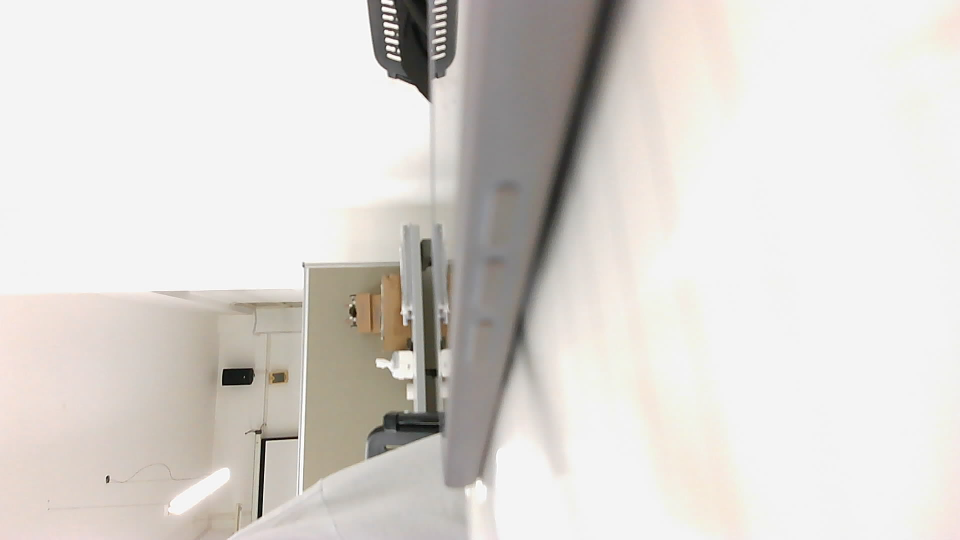
#> input picture voice_assistant/voice_assistant/photos/voice_20260627_111942.jpg, 1920 x 1080 px (shown at 1/2 size)
$ python -i check_camera_coverage.py   (imports and definitions only)
#> lines starting #> are read from the running program, lines starting #| are printed output that depends on the picture; after the words box and inside, x2 and y2 are one past the last pixel; in counts of white or black regions, pixels touching at a corner belong together
#> further down, picture is the input picture: shape (1080, 1920, 3); mean B, G, R 210.6, 214.8, 218.4
#!/usr/bin/env python
# -*- coding: utf-8 -*-
"""tools/check_camera_coverage.py — 相机覆盖度验收（8 位姿边界测试）

背景（见 docs/realsense_camera_survey.md）：第三方固定相机的首要职责是"腕部相机被抓握遮挡时的
兜底"，但**没有任何开源项目文档化"夹爪遍历工作空间边界做覆盖度验收"的流程**——本工具补这一环。

做法：引导操作者把夹爪依次摆到工作空间的 8 个边界位姿（四角×高低 / 最近 / 最远），
每个位姿拍一帧 → 自动检测夹爪（浅色目标 = SO101 白色打印件）位置 → 计算其到画面四边的余量，
保存标注图并给出结论；全部位姿通过后相机才可以锁死并开始采集。

    python3 tools/check_camera_coverage.py                 # 8 位姿交互
    python3 tools/check_camera_coverage.py --poses 4       # 只测 4 个角位姿
    python3 tools/check_camera_coverage.py --camera front --out coverage_check
    python3 tools/check_camera_coverage.py --no-detect      # 关闭自动检测（纯存图人工判读）

判读：夹爪到画幅四边余量 **≥10%** 为合格；某位姿检测不到夹爪 = 疑似出画面或被遮挡。
工作区多边形（tools/cam_align_d435i.py 标定）存在时会一并叠加并检查夹爪是否落在区内。
"""
import argparse
import json
import sys
import time
from pathlib import Path

import numpy as np

sys.path.insert(0, str(Path(__file__).resolve().parent.parent))

from tools.cam_sink import CameraSet  # noqa: E402

POSES = [
    ("1 左前角·低位", "LF-low", "把夹爪移到工作区左前角、贴近桌面（低位）"),
    ("2 左前角·高位", "LF-high", "同左前角，抬高约 15cm（高位）"),
    ("3 右前角·低位", "RF-low", "移到右前角、贴近桌面"),
    ("4 右前角·高位", "RF-high", "同右前角，抬高约 15cm"),
    ("5 左后角·低位", "LB-low", "移到左后角（靠近基座一侧）、贴近桌面"),
    ("6 右后角·低位", "RB-low", "移到右后角、贴近桌面"),
    ("7 最远端", "farthest", "尽量伸到离相机最远处（工作区前缘外侧一点）"),
    ("8 最近端", "nearest", "尽量收回到离相机最近处（靠近基座/画面下缘）"),
]
MIN_MARGIN_PCT = 10.0        # 夹爪到画幅四边的最小余量（%）


# [19 lines left out: function draw_pixel_grid, not called in this run]


def detect_gripper(bgr: np.ndarray, min_area_frac: float = 0.001,
                   max_area_frac: float = 0.15, tophat_thresh: int = 25,
                   tophat_ksize: int = 61, sat_max: int = 90,
                   bg_area_frac: float = 0.03, max_aspect: float = 3.0,
                   min_thickness: int = 35):
    """自动检测夹爪（**尽力而为，不可靠时请人工标点**）→ (bbox, 最大候选面积占比)

    实测结论（板端真实位姿图，见 CHANGELOG 2026-10-05）：本场景**颜色阈值不可靠**——
      ① 桌面有亮木纹带，局部提亮后呈细长条（~200×20），会被误判为夹爪；
      ② 夹爪白色在不同位置差异极大：受光处 V≈254/S≈40，暗部因白平衡偏蓝 V≈130/S≈133
         ⇒ 既不能只靠"亮"，也不能只靠"低饱和"。
    因此本函数只做"尽力检测"（top-hat 局部提亮 + 低饱和 + **剔除细长杂斑** + 面积上下限）；
    **人工标点优先**（--manual 或自动失败时输入夹爪尖端像素坐标）。
    """
#> called with min_area_frac = 0.001, max_area_frac = 0.15, tophat_thresh = 25, tophat_ksize = 61, sat_max = 90, bg_area_frac = 0.03, max_aspect = 3, min_thickness = 35
    import cv2
    hsv = cv2.cvtColor(bgr, cv2.COLOR_BGR2HSV)
#> hsv: shape (1080, 1920, 3); mean H, S, V 13.8, 11, 218.4
    v = hsv[:, :, 2]
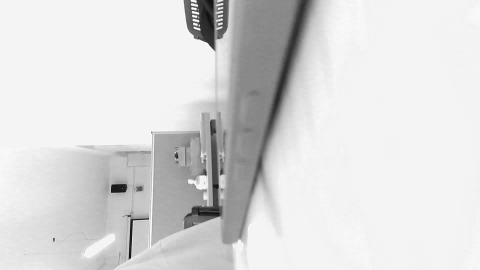
#> v: shape (1080, 1920) (shown at 1/4 size); min 1, max 255, mean 218.4
    sat = hsv[:, :, 1]
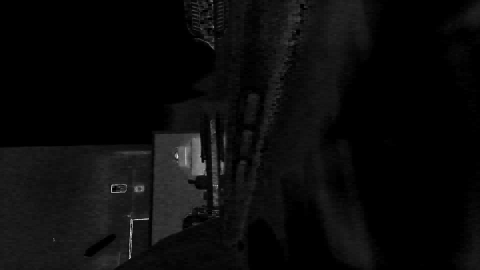
#> sat: shape (1080, 1920) (shown at 1/4 size); min 0, max 255, mean 11

    # ① 局部提亮
    kernel = cv2.getStructuringElement(cv2.MORPH_ELLIPSE,
                                       (int(tophat_ksize), int(tophat_ksize)))
    tophat = cv2.morphologyEx(v, cv2.MORPH_TOPHAT, kernel)
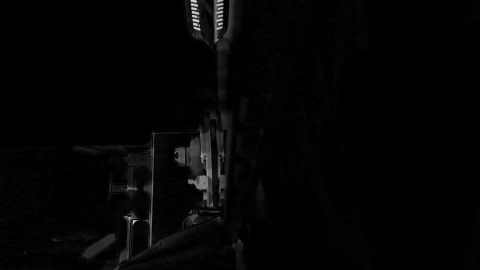
#> tophat: shape (1080, 1920) (shown at 1/4 size); min 0, max 248, mean 4

    # ② 显著提亮 且 低饱和（白色/浅色物体）
    mask = cv2.inRange(tophat, int(tophat_thresh), 255)
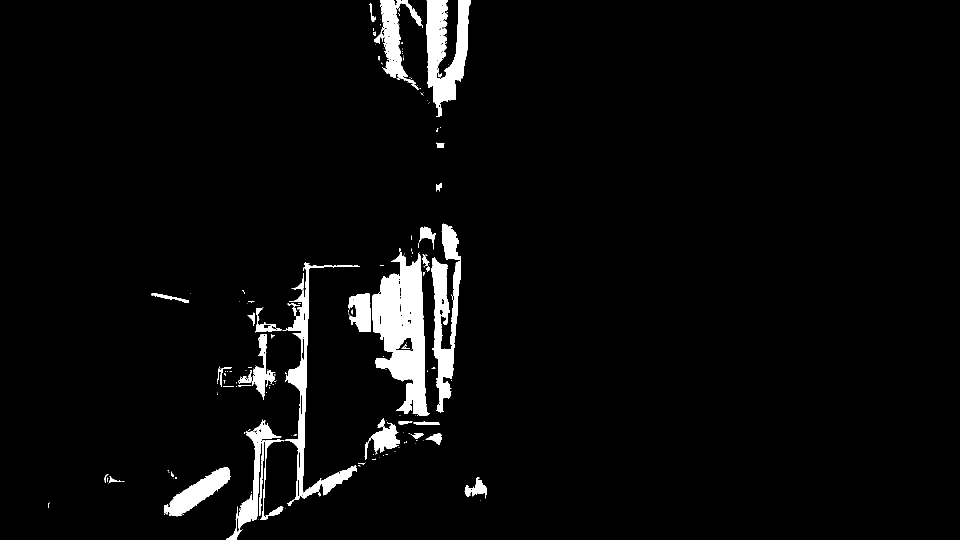
#> mask: shape (1080, 1920) (shown at 1/2 size); 3.9% white; 217 white regions (166 under 20 px), largest, box (x1, y1, x2, y2) and area: (744, 504, 860, 832) 21459, (852, 0, 942, 234) 11329, (862, 514, 922, 825) 8584
    mask = cv2.bitwise_and(mask, cv2.inRange(sat, 0, int(sat_max)))
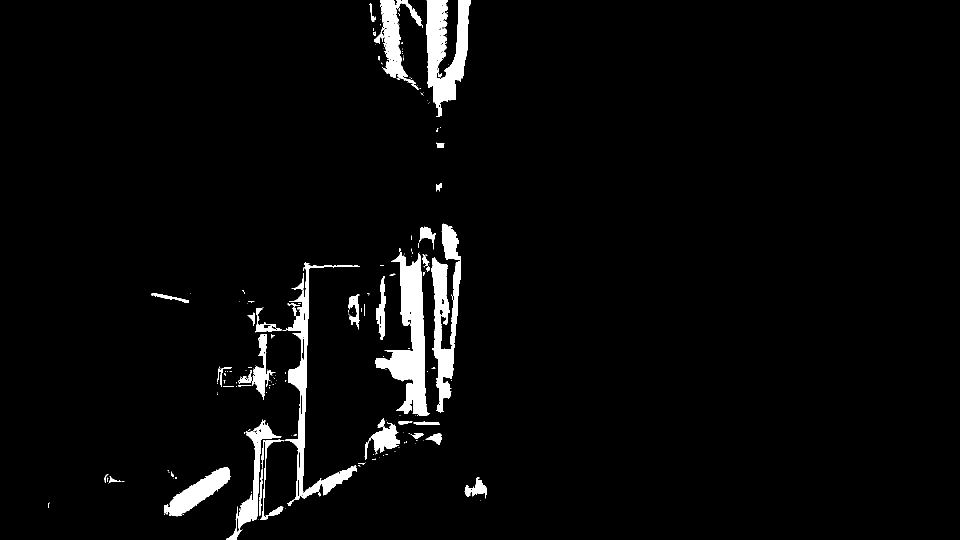
#> mask: shape (1080, 1920) (shown at 1/2 size); 3.5% white; 220 white regions (168 under 20 px), largest, box (x1, y1, x2, y2) and area: (750, 504, 860, 832) 13945, (852, 0, 942, 234) 11329, (862, 514, 922, 825) 8582

    # ③ 清理（小核，避免把本就不大的夹爪腐蚀掉）
    mask = cv2.morphologyEx(mask, cv2.MORPH_OPEN,
                            np.ones((3, 3), np.uint8), iterations=1)
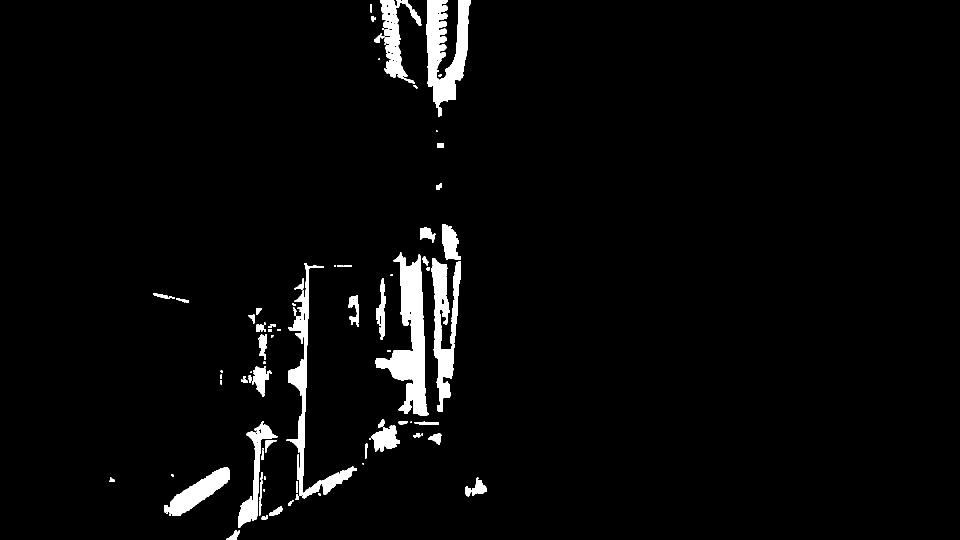
#> mask: shape (1080, 1920) (shown at 1/2 size); 3.3% white; 89 white regions (18 under 20 px), largest, box (x1, y1, x2, y2) and area: (751, 505, 858, 831) 13828, (852, 0, 942, 234) 11118, (862, 516, 922, 824) 8495
    mask = cv2.morphologyEx(mask, cv2.MORPH_CLOSE,
                            np.ones((7, 7), np.uint8), iterations=2)
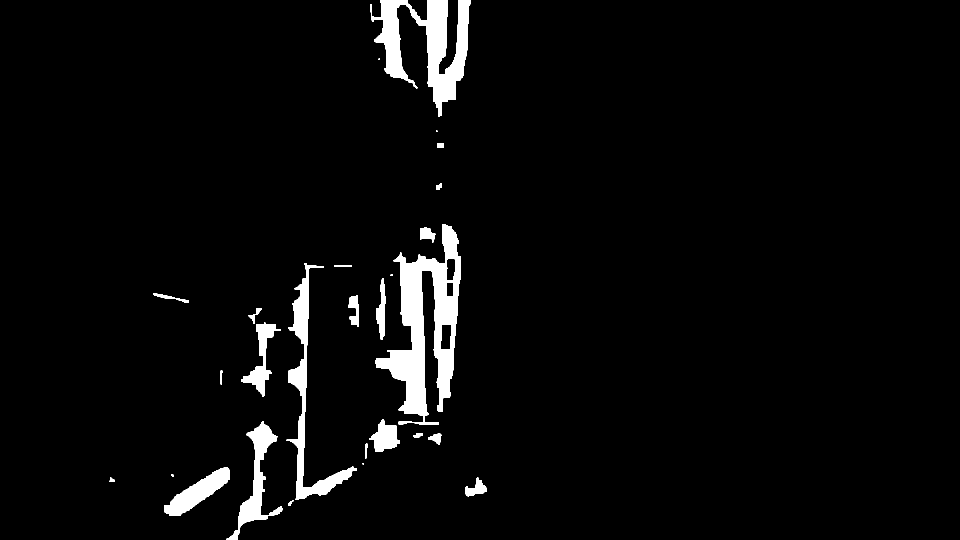
#> mask: shape (1080, 1920) (shown at 1/2 size); 3.7% white; 27 white regions (4 under 20 px)

    cnts, _ = cv2.findContours(mask, cv2.RETR_EXTERNAL, cv2.CHAIN_APPROX_SIMPLE)
#> cnts = 27 contours, 5 with area under 20; largest, box (x1, y1, x2, y2) and area: (751, 448, 922, 850) 27980, (740, 0, 942, 234) 17476, (573, 526, 714, 1000) 9499, (452, 842, 566, 1080) 5822, (329, 935, 460, 1032) 4797
    frame_area = float(bgr.shape[0] * bgr.shape[1])
    best, best_frac, seen = None, 0.0, 0.0
    for c in cnts:
        area = cv2.contourArea(c)
        frac = area / frame_area
        seen = max(seen, frac)
        x, y, w, h = cv2.boundingRect(c)
        if frac < min_area_frac or frac > max_area_frac:
            continue
        if frac > bg_area_frac and y <= 2:      # 贴顶边的大面积 = 背景（白墙等）
            continue
        aspect = max(w, h) / max(1.0, float(min(w, h)))
        if aspect > max_aspect or min(w, h) < min_thickness:
            continue                             # 剔除细长杂斑（桌面木纹亮带 ~200×20）
        if best is None or frac > best_frac:
            best, best_frac = (x, y, w, h), frac
#> this loop made 27 passes
#> (area, frac, seen, x, y, w, h, aspect) on passes 5, 10, 22: (4797, 0.00231, 0.00231, 329, 935, 131, 97, 1.35), (5822, 0.00281, 0.00281, 452, 842, 114, 238, 2.09), (27979.5, 0.0135, 0.0135, 751, 448, 171, 402, 2.35)
#> after the loop, best_frac = 0.0135
    return best, (best_frac if best else seen)


# [214 lines left out: functions point_margins, parse_point, bbox_margins, load_poly, main, not called in this run]


# [2 lines not run here, left out]

>>> import cv2
>>> picture = cv2.imread('../voice_assistant/voice_assistant/photos/voice_20260627_111942.jpg')
>>> result = detect_gripper(picture)
#> result = ((751, 448, 171, 402), 0.0135)

$ run again, on voice_assistant/voice_assistant/photos/voice_20260627_191512.jpg
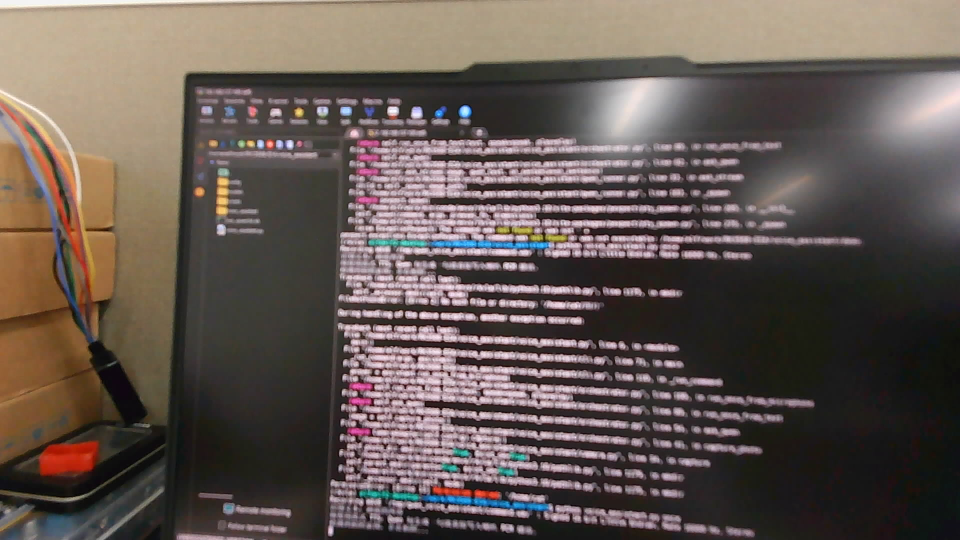
#> input picture voice_assistant/voice_assistant/photos/voice_20260627_191512.jpg, 1920 x 1080 px (shown at 1/2 size)
#> picture is the input picture: shape (1080, 1920, 3); mean B, G, R 82.4, 88.2, 100
#> hsv: shape (1080, 1920, 3); mean H, S, V 73.4, 53.2, 101.3
#> in detect_gripper, `sat = hsv[:, :, 1]`:
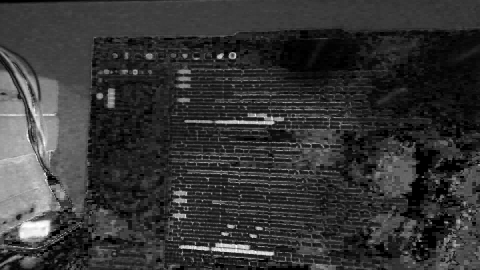
#> sat: shape (1080, 1920) (shown at 1/4 size); min 0, max 255, mean 53.2
#> in detect_gripper, `mask = cv2.morphologyEx(mask, cv2.MORPH_CLOSE, np.ones((7, 7), np.uint..`:
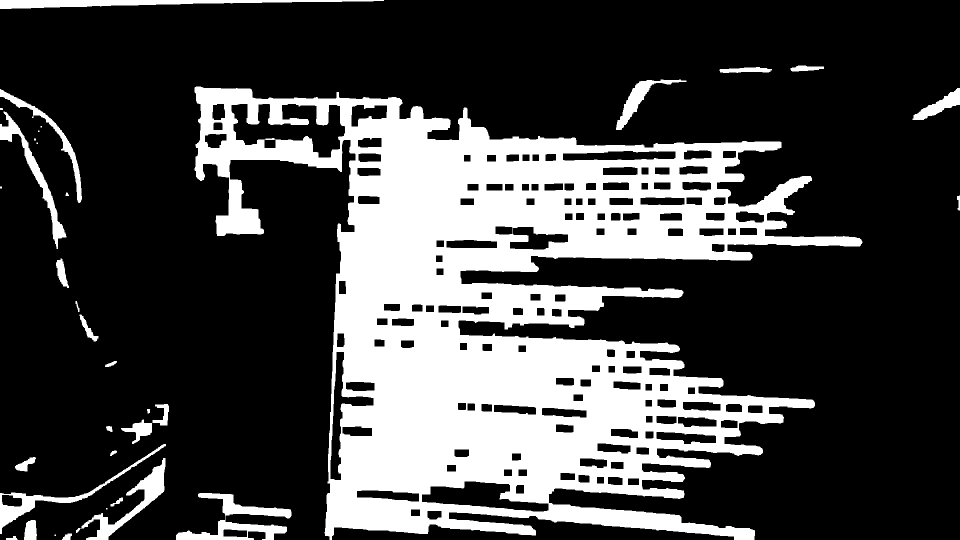
#> mask: shape (1080, 1920) (shown at 1/2 size); 26.6% white; 35 white regions (7 under 20 px)
#> cnts = 35 contours, 8 with area under 20; largest, box (x1, y1, x2, y2) and area: (389, 173, 1725, 1080) 595482, (352, 986, 583, 1080) 7462, (0, 0, 768, 18) 5962, (0, 888, 332, 1068) 5136, (152, 916, 331, 1080) 5100
#> the loop in detect_gripper, `for c in cnts:` made 35 passes
#> (area, frac, seen, x, y, w, h, aspect) on pass 7: (7461.5, 0.0036, 0.0036, 352, 986, 231, 94, 2.46)
#> after the loop in detect_gripper, `for c in cnts:`: best_frac = 0.0036
#> result = ((352, 986, 231, 94), 0.0036)

$ run again, on voice_assistant/voice_assistant/photos/voice_20260627_191727.jpg
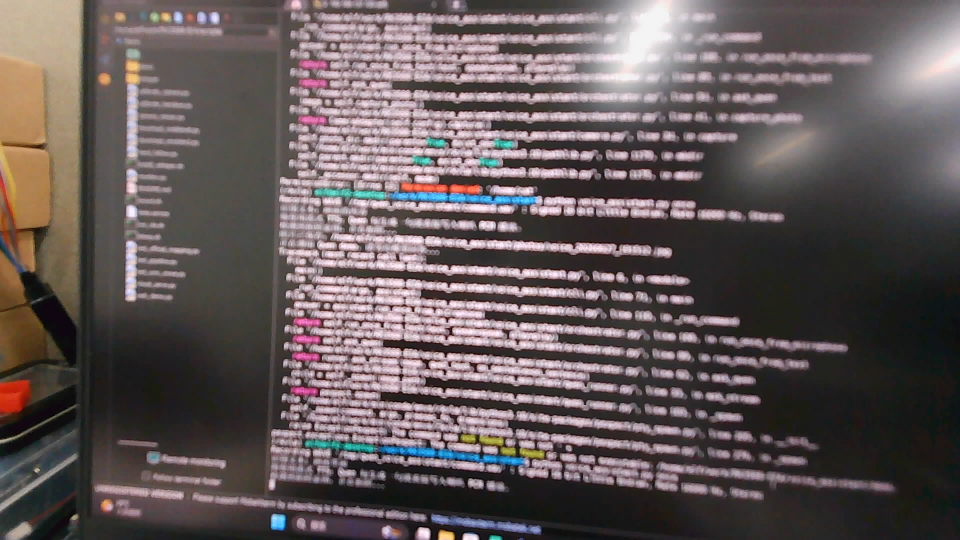
#> input picture voice_assistant/voice_assistant/photos/voice_20260627_191727.jpg, 1920 x 1080 px (shown at 1/2 size)
#> picture is the input picture: shape (1080, 1920, 3); mean B, G, R 89.4, 89.1, 99.6
#> hsv: shape (1080, 1920, 3); mean H, S, V 96.7, 41.3, 101.3
#> in detect_gripper, `sat = hsv[:, :, 1]`:
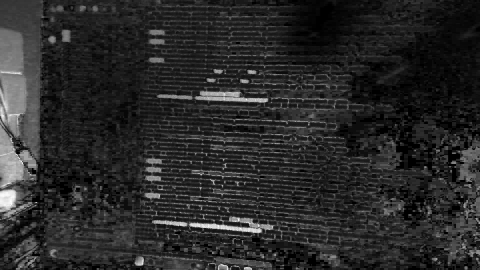
#> sat: shape (1080, 1920) (shown at 1/4 size); min 0, max 255, mean 41.3
#> in detect_gripper, `mask = cv2.morphologyEx(mask, cv2.MORPH_CLOSE, np.ones((7, 7), np.uint..`:
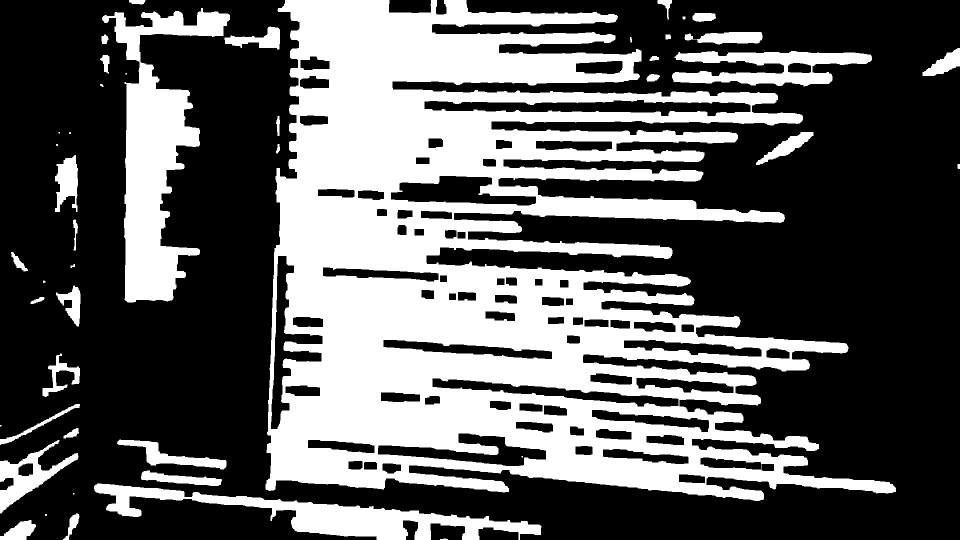
#> mask: shape (1080, 1920) (shown at 1/2 size); 36.3% white; 46 white regions (8 under 20 px)
#> cnts = 45 contours, 9 with area under 20; largest, box (x1, y1, x2, y2) and area: (531, 0, 1792, 1002) 720674, (204, 16, 460, 605) 54344, (188, 967, 1083, 1080) 28420, (1344, 102, 1744, 173) 15104, (0, 880, 157, 1027) 7141
#> the loop in detect_gripper, `for c in cnts:` made 45 passes
#> (area, frac, seen, x, y, w, h, aspect) on passes 8, 42: (7141, 0.00344, 0.0137, 0, 880, 157, 147, 1.07), (54344.5, 0.0262, 0.0262, 204, 16, 256, 589, 2.3)
#> after the loop in detect_gripper, `for c in cnts:`: best_frac = 0.0262
#> result = ((204, 16, 256, 589), 0.0262)
